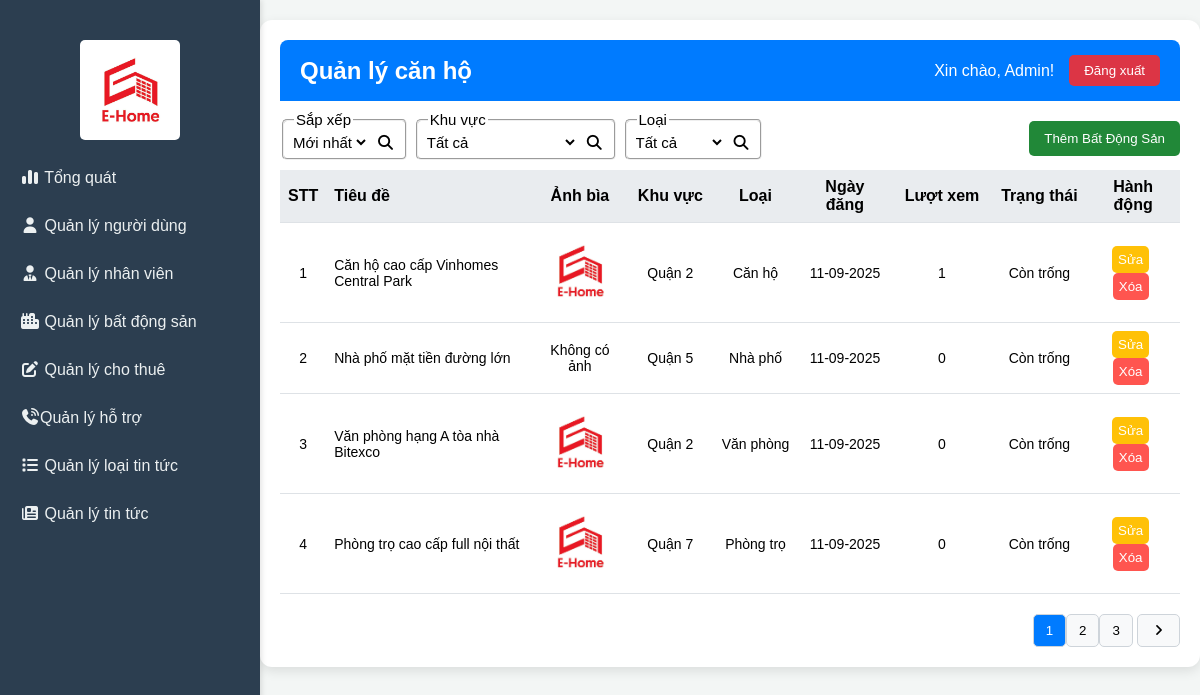
/admin/index.php?act=rentalProperty, run on an earlier commit of the app's database.
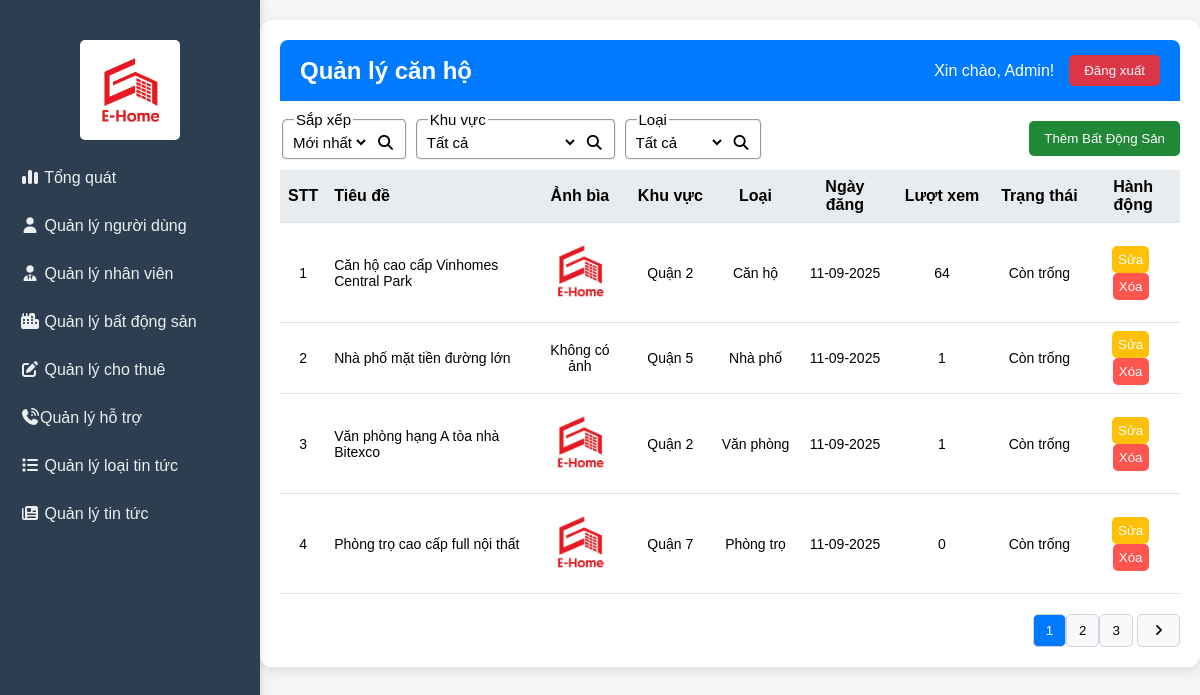
And on a later commit of the database.
### tables this page shows
CREATE TABLE `rental_property` (
  `id` int(11) NOT NULL,
  `title` varchar(255) NOT NULL,
  `description` text DEFAULT NULL,
  `address` varchar(500) NOT NULL,
  `locationId` int(11) DEFAULT NULL,
  `typeId` int(11) NOT NULL,
  `brokerId` int(11) NOT NULL,
  `userId` int(11) DEFAULT NULL,
  `transactionType` enum('rent','sale') NOT NULL,
  `price` decimal(15,2) NOT NULL,
  `priceUnit` enum('month','total') DEFAULT 'month',
  `area` decimal(10,2) DEFAULT NULL,
  `bedrooms` int(11) DEFAULT 0,
  `bathrooms` int(11) DEFAULT 0,
  `floors` int(11) DEFAULT 1,
  `frontage` decimal(5,2) DEFAULT NULL COMMENT 'Mặt tiền (m)',
  `direction` varchar(50) DEFAULT NULL,
  `legalStatus` varchar(100) DEFAULT NULL COMMENT 'Tình trạng pháp lý',
  `furniture` enum('none','basic','full') DEFAULT 'none',
  `parking` tinyint(1) DEFAULT 0,
  `images` text DEFAULT NULL COMMENT 'JSON array of image URLs',
  `imageCount` int(11) DEFAULT 0,
  `featured` tinyint(1) DEFAULT 0,
  `status` enum('active','inactive','rented','sold','pending') DEFAULT 'pending',
  `views` int(11) DEFAULT 0,
  `createdAt` timestamp NOT NULL DEFAULT current_timestamp(),
  `updatedAt` timestamp NOT NULL DEFAULT current_timestamp() ON UPDATE current_timestamp()
);

CREATE TABLE `location` (
  `id` int(11) NOT NULL,
  `name` varchar(100) NOT NULL,
  `type` varchar(20) NOT NULL,
  `status` tinyint(1) NOT NULL DEFAULT 1
);

CREATE TABLE `type_rental_property` (
  `id` int(11) NOT NULL,
  `name` varchar(100) NOT NULL,
  `slug` varchar(100) NOT NULL,
  `description` text DEFAULT NULL,
  `icon` varchar(100) DEFAULT NULL,
  `createdAt` timestamp NOT NULL DEFAULT current_timestamp()
);

### admin/index.php (called while the page is built)
<?php
    include "views/header.php";
    include "controllers/adminController.php";
    include "views/footer.php"
?>

### admin/controllers/rentalPropertyController/index.php (called while the page is built, shortened)
<?php
$limit = 4;
$where_clauses = ["p.status = 'active'"];
$where_sql = count($where_clauses) > 0 ? "WHERE " . implode(" AND ", $where_clauses) : "";
$total_query = mysqli_query($conn, "SELECT COUNT(*) AS total FROM `rental_property` AS p " . $where_sql);
$total_row = mysqli_fetch_assoc($total_query);
$total = $total_row['total'];
$current_page = isset($_GET['page']) ? (int)$_GET['page'] : 1;
$total_page = ceil($total / $limit);
$start = ($current_page - 1) * $limit;
$sql_list = "
SELECT
    p.id,
    p.title,
    p.address,
    p.transactionType,
    p.price,
    p.priceUnit,
    p.area,
    p.bedrooms,
    p.bathrooms,
    p.floors,
    p.frontage,
    p.direction,
    p.legalStatus,
    p.furniture,
    p.views,
    p.status,
    p.createdAt,
    p.updatedAt,
    tp.name AS property_type_name,
    l.name AS location_name,
    a.fullName AS broker_name,
    a.avatar AS broker_avatar,
    GROUP_CONCAT(
        JSON_OBJECT(
            'imagePath', pi.imagePath,
            'isMain', pi.isMain,
            'sortOrder', pi.sortOrder
        )
        ORDER BY pi.sortOrder ASC
    ) AS images
FROM
    rental_property AS p
LEFT JOIN
    type_rental_property AS tp ON p.typeId = tp.id
LEFT JOIN
    location AS l ON p.locationId = l.id
LEFT JOIN
    broker AS b ON p.brokerId = b.id
LEFT JOIN
    account AS a ON b.accountId = a.id
LEFT JOIN
    property_images AS pi ON p.id = pi.propertyId
{$where_sql}
GROUP BY
    p.id
ORDER BY
    p.createdAt " . $_SESSION['sort-rental-property-admin'] . "
LIMIT $start, $limit;
";
$listRentalPropertyResult = mysqli_query($conn, $sql_list);
if ($listRentalPropertyResult) {
  $listRentalProperty = mysqli_fetch_all($listRentalPropertyResult, MYSQLI_ASSOC);
} else {
  error('Lấy thông tin tin tức thất bại!', 'index.php?act=rentalProperty');
}
include "./views/page/rentalProperty.php";
return;

### admin/views/page/rentalProperty.php (the view, shortened to what this page needs)
<div class="main-content">
    <header class="top-header">
        <h2>Quản lý căn hộ</h2>
        <div class="user-info">
            <span>Xin chào, Admin!</span>
            <button>Đăng xuất</button>
        </div>
    </header>
    <div class="content-area">
        <div style="display:flex; justify-content: space-between; padding: 10px 0 5px;align-items: center;">
            <div style="display:flex; gap: 5px; justify-content: center; padding: 0 0 5px;align-items: center;">
                <fieldset>
                    <legend>Sắp xếp</legend>
                    <form action="" method="post" class="admin__form-search">
                        <select name="sort-rental-property-admin">
                            <option value="desc" <?php if ($_SESSION['sort-rental-property-admin'] === 'desc') echo 'selected'; ?>>
                                Mới nhất
                            </option>
                        </select>
                        <button type="submit"><i class="fa-solid fa-magnifying-glass"></i></button>
                    </form>
                </fieldset>
                <fieldset>
                    <legend>Khu vực</legend>
                    <form action="" method="post" class="admin__form-search">
                        <select name="sort-rental-property-location-admin">
                            <option value="all" <?php if ($_SESSION['sort-rental-property-location-admin'] === 'all') echo 'selected'; ?>>
                                Tất cả
                            </option>
                        </select>
                        <button type="submit"><i class="fa-solid fa-magnifying-glass"></i></button>
                    </form>
                </fieldset>
                <fieldset>
                    <legend>Loại</legend>
                    <form action="" method="post" class="admin__form-search">
                        <select name="sort-rental-property-expertises-admin">
                            <option value="all" <?php if ($_SESSION['sort-rental-property-expertises-admin'] === 'all') echo 'selected'; ?>>
                                Tất cả
                            </option>
                        </select>
                        <button type="submit"><i class="fa-solid fa-magnifying-glass"></i></button>
                    </form>
                </fieldset>
            </div>
            <button class="add-apartment-button">Thêm Bất Động Sản</button>
        </div>
        <div class="data-table">
            <table>
                <thead>
                    <tr>
                        <th style="width: 0%; text-align: center;">STT</th>
                        <th style="width: 25%">Tiêu đề</th>
                        <th style="width: 10% ;text-align: center;">Ảnh bìa</th>
                        <th style="width: 10%;text-align: center;">Khu vực</th>
                        <th style="width: 10%;text-align: center;">Loại</th>
                        <th style="width: 11%;text-align: center;">Ngày đăng</th>
                        <th style="width: 12%;text-align: center;">Lượt xem</th>
                        <th style="width: 11%;text-align: center;">Trạng thái</th>
                        <th style="width: 12%;text-align: center; text-align: center;">Hành động</th>
                    </tr>
                </thead>
                <tbody>
                    <?php
                    $stt = (($current_page - 1) * $limit) + 1;
                    foreach ($listRentalProperty as $key => $value) {
                        if($value['status'] == 'active') {
                            $status = 'Còn trống';
                        } elseif ($value['status'] == 'rented') {
                            $status = 'Đã thuê';
                        } else {
                            $status = 'Không xác định';
                        }
                        $images = json_decode('[' . $value['images'] . ']', true);
                        $mainImage = '';
                        if (!empty($images)) {
                            $foundMain = false;
                            foreach ($images as $image) {
                                if (isset($image['isMain']) && $image['isMain'] == 1) {
                                    $mainImage = $image['imagePath'];
                                    $foundMain = true;
                                    break;
                                }
                            }
                            if (!$foundMain) {
                                $mainImage = $images[0]['imagePath'];
                            }
                        }
                    ?>
                        <tr>
                            <td data-label="STT" style="text-align: center;"><?= $stt ?></td>
                            <td data-label="Tiêu đề"><?= htmlspecialchars($value['title']) ?></td>
                            <td data-label="Ảnh bìa" style="text-align: center;">
                                <?php if (!empty($mainImage)) { ?>
                                    <img style="width: 80px; text-align: center;" src="../admin/uploads/rentalProperty/<?= htmlspecialchars($mainImage) ?>" alt="<?= htmlspecialchars($value['title']) ?>">
                                <?php } else { ?>
                                    Không có ảnh
                                <?php } ?>
                            </td>
                            <td data-label="Khu vực" style="text-align: center;"><?= htmlspecialchars($value['location_name']) ?></td>
                            <td data-label="Loại" style="text-align: center;"><?= htmlspecialchars($value['property_type_name']) ?></td>
                            <td data-label="Ngày đăng" style="text-align: center;"><?= date("d-m-Y", strtotime($value['createdAt'])) ?></td>
                            <td data-label="Lượt xem" style="text-align: center;"><?= htmlspecialchars($value['views']) ?></td>
                            <td data-label="Trạng thái" style="text-align: center;"><?= $status ?></td>
                            <td data-label="Hành động" style="text-align: center;">
                                <button class="action-button edit">Sửa</button>
                                <button class="action-button del">Xóa</button>
                            </td>
                        </tr>
                    <?php
                        $stt++;
                    } ?>
                </tbody>
            </table>
        </div>
        <div class="pagination">
            <div>
                <?php
                if ($total_page > 1) {
                    for ($i = 1; $i <= $total_page; $i++) {
                        if ($i != $current_page) {
                            if ($i > $current_page - 3 && $i < $current_page + 3) {
                                echo '<a href="?act=rentalProperty&page=' . $i . '"><button class="page-button">' . $i . '</button></a>';
                            }
                        } else {
                            echo '<button class="page-button active" disable>' . $i . '</button>';
                        }
                    }
                    if ($current_page < $total_page) {
                        echo ' <a href="?act=rentalProperty&page=' . ($current_page + 1) . '"><button class="page-button"><i class="fa-solid fa-angle-right"></i></button></a>';
                    }
                }
                ?>
            </div>
        </div>
    </div>
</div>

### admin/views/header.php (shortened to what this page needs)
<!DOCTYPE html>
<html lang="vi">
<head>
    <link rel="stylesheet" href="./views/css/header.css">
    <link rel="stylesheet" href="./views/css/body.css">
    <link rel="stylesheet" href="./views/css/dashboard.css">
    <link rel="stylesheet" href="./views/css/account.css">
    <link rel="stylesheet" href="./views/css/modal.css">
    <link rel="stylesheet" href="https://cdnjs.cloudflare.com/ajax/libs/font-awesome/7.0.0/css/all.min.css">
  <link rel="stylesheet" href="https://cdnjs.cloudflare.com/ajax/libs/limonte-sweetalert2/11.7.28/sweetalert2.css">
    </head>
<body>
    <div class="layout">
    <div class="admin-container">
        <div class="sidebar">
            <div class="logo">
                <img src="../logo.jpg" alt="logo">
            </div>
            <nav class="navigation">
                <ul>
                    <li><a href="index.php"><i class="fa-solid fa-chart-simple"></i> Tổng quát</a></li>
                    <li><a href="?act=account"><i class="fa-solid fa-user"></i> Quản lý người dùng</a></li>
                    <li><a href="?act=broker"><i class="fa-solid fa-user-tie"></i> Quản lý nhân viên</a></li>
                    <li><a href="?act=rentalProperty"><i class="fa-solid fa-city"></i> Quản lý bất động sản</a></li>
                    <li><a href="?act=rentalHistory"><i class="fa-solid fa-pen-to-square"></i> Quản lý cho thuê</a></li>
                    <li><a href="?act=contact"><i class="fa-solid fa-phone-volume"></i>Quản lý hỗ trợ</a></li>
                    <li><a href="?act=typeNews"><i class="fa-solid fa-list"></i> Quản lý loại tin tức</a></li>
                    <li><a href="?act=news"><i class="fa-solid fa-newspaper"></i> Quản lý tin tức</a></li>
                </ul>
            </nav>
        </div>
<div style="width: 260px"></div>

### admin/controllers/adminController.php (shortened to what this page needs)
<?php
if (isset($_GET['act'])) {
  $act = $_GET['act'];
  switch ($act) {
    case 'rentalProperty':
      include './controllers/rentalPropertyController/index.php';
      break;
  }
} else {
  include './controllers/dashBoardController/index.php';
}

### admin/views/footer.php
</div>
</body>
</html>

### admin/views/css/header.css (style rules this page uses)
body { font-family: Arial, sans-serif; margin: 0; background-color: hsl(160, 16%, 96%); display: flex; }
.layout { flex: 1; display: flex; flex-direction: column; }
.admin-container { display: flex; }
.sidebar { height: 100vh; width: 260px !important; min-width: 260px !important; position: absolute; top: 0; left: 0; bottom: 0; background-color: #2c3e50; color: #ecf0f1; padding: 5vh 0; box-shadow: 2px 0 5px rgba(0, 0, 0, 0.1); display: flex; flex-direction: column; }
.sidebar .logo { text-align: center; margin-bottom: 10px; }
.sidebar .logo img { max-width: 100px; height: auto; border-radius: 5px; }
.sidebar .navigation ul { list-style: none; padding: 0; margin: 0; }
.sidebar .navigation ul li a { display: block; padding: 15px 20px; color: #ecf0f1; text-decoration: none; transition: background-color 0.3s ease; }

### admin/views/css/body.css (style rules this page uses)
.main-content { width: 75%; margin: 20px auto; padding: 20px; background-color: #ffffff; border-radius: 12px; box-shadow: 0 4px 12px rgba(0, 0, 0, 0.1); }
.top-header { display: flex; justify-content: space-between; align-items: center; background-color: #007bff; color: white; padding: 15px 20px; border-radius: 8px 8px 0 0; }
.top-header h2 { margin: 0; }
.user-info { display: flex; align-items: center; }
.user-info span { margin-right: 15px; }
.user-info button { background-color: #dc3545; color: white; border: none; padding: 8px 15px; border-radius: 5px; cursor: pointer; transition: background-color 0.3s; }
.add-news-button, .add-typeNews-button, .add-broker-button, .add-typeRentalProperty-button, .add-apartment-button, .add-user-button { background-color: #28a745; color: white; border: none; padding: 10px 15px; border-radius: 5px; cursor: pointer; transition: background-color 0.3s; }
.add-news-button, .add-typeNews-button, .add-broker-button, .add-typeRentalProperty-button, .add-apartment-button, .add-user-button:hover { background-color: #218838; }
.data-table { overflow-x: auto; margin-bottom: 20px; }
.data-table table { width: 100%; border-collapse: collapse; }
.data-table th { padding: 8px; text-align: left; border-bottom: 1px solid #dee2e6; }
.data-table td { padding: 8px; font-size: 14px; text-align: left; border-bottom: 1px solid #dee2e6; }
.data-table th { background-color: #e9ecef; font-weight: bold; }
.pagination { display: flex; justify-content: flex-end; }
.page-button { padding: 8px 12px; border: 1px solid #ced4da; border-radius: 5px; background-color: #f8f9fa; cursor: pointer; }
.page-button.active { background-color: #007bff; color: white; }

### admin/views/css/account.css (style rules this page uses)
.action-button { padding: 6px; border: none; border-radius: 5px; cursor: pointer; margin-right: 5px; color: white; transition: opacity 0.3s; }
.action-button.edit { background-color: #ffc107; }
.action-button.del { background-color: #ff0f07b4; }

What changed in the data, as far as the page shows it:
changed rental_property "Căn hộ cao cấp Vinhomes Central Park": views "1" → "64"
changed rental_property "Nhà phố mặt tiền đường lớn": views "0" → "1"
changed rental_property "Văn phòng hạng A tòa nhà Bitexco": views "0" → "1"
